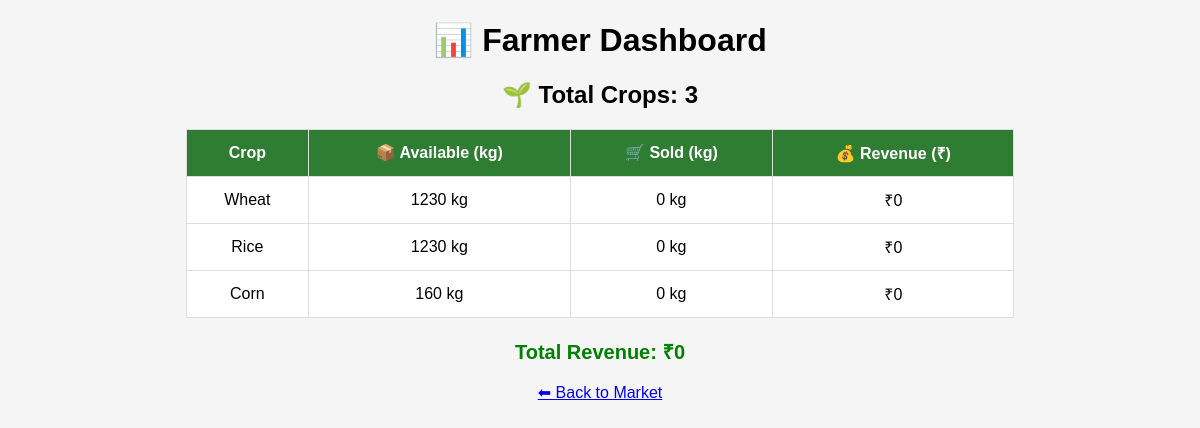
The app's page /dashboard (signed in) with its own data.
### tables this page shows
CREATE TABLE crops(
        id INTEGER PRIMARY KEY AUTOINCREMENT,
        name TEXT,
        price INTEGER,
        quantity INTEGER,
        image TEXT,
        farmer TEXT,
        phone TEXT,
        location TEXT
    );

### app.py (the view)
@app.route("/dashboard")
def dashboard():
    if "user" not in session:
        return redirect("/login")
    if session["role"] != "farmer":
        return "Access denied"
    conn = sqlite3.connect("farmer.db")
    cur = conn.cursor()
    cur.execute("""
        SELECT name, quantity, price
        FROM crops
        WHERE farmer=?
    """, (session["user"],))
    crops = cur.fetchall()
    total_crops = len(crops)   # ✅ FIX ADDED
    crop_data = []
    total_revenue = 0
    for crop in crops:
        name, available_qty, price = crop
        cur.execute("""
            SELECT SUM(quantity)
            FROM orders
            WHERE crop=? AND farmer=?
        """, (name, session["user"]))
        sold_qty = cur.fetchone()[0] or 0
        revenue = sold_qty * price
        total_revenue += revenue
        crop_data.append((name, available_qty, sold_qty, revenue))
    conn.close()
    return render_template("dashboard.html",
                           crop_data=crop_data,
                           total_revenue=total_revenue,
                           total_crops=total_crops)   # ✅ PASS TO HTML

### templates/dashboard.html (shortened to what this page needs)
<!DOCTYPE html>
<html>
<head>
</head>
<body>
    <h1>📊 Farmer Dashboard</h1>
    <h2>🌱 Total Crops: {{ total_crops }}</h2>
    <table>
        <tr>
            <th>Crop</th>
            <th>📦 Available (kg)</th>
            <th>🛒 Sold (kg)</th>
            <th>💰 Revenue (₹)</th>
        </tr>
        {% for crop in crop_data %}
        <tr>
            <td>{{ crop[0] }}</td>
            <td>{{ crop[1] }} kg</td>
            <td>{{ crop[2] }} kg</td>
            <td>₹{{ crop[3] }}</td>
        </tr>
        {% endfor %}
    </table>
    <div class="total">
        Total Revenue: ₹{{ total_revenue }}
    </div>
    <br>
    <a href="/market">⬅ Back to Market</a>
</body>
</html>

### templates/dashboard.html (style rules this page uses)
body { font-family: Arial; background: #f5f5f5; text-align: center; }
table { margin: auto; border-collapse: collapse; width: 70%; background: white; }
th, td { padding: 12px; border: 1px solid #ddd; }
th { background: #2e7d32; color: white; }
.total { margin-top: 20px; font-size: 20px; font-weight: bold; color: green; }

### records on screen
crops: name "Wheat", quantity "1230", crop "0"
crops: name "Rice", quantity "1230", crop "0"
crops: name "Corn", quantity "160", crop "0"

### other values on screen
{{ total_crops }} "3"
{{ total_revenue }} "0"
